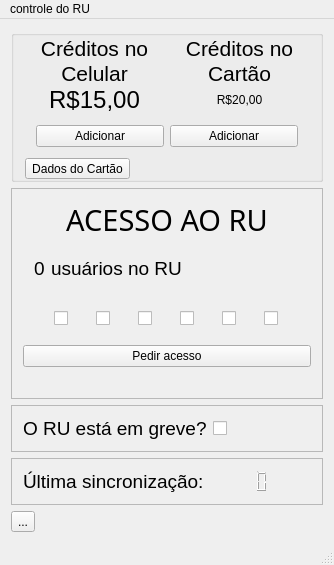
<?xml version="1.0" encoding="UTF-8"?>
<ui version="4.0">
 <class>SecondWindow</class>
 <widget class="QMainWindow" name="SecondWindow">
  <property name="geometry">
   <rect>
    <x>0</x>
    <y>0</y>
    <width>334</width>
    <height>564</height>
   </rect>
  </property>
  <property name="windowTitle">
   <string>MainWindow</string>
  </property>
  <widget class="QWidget" name="centralwidget">
   <layout class="QVBoxLayout" name="verticalLayout">
    <item>
     <widget class="QGroupBox" name="groupBox_2">
      <property name="sizePolicy">
       <sizepolicy hsizetype="Preferred" vsizetype="Minimum">
        <horstretch>0</horstretch>
        <verstretch>0</verstretch>
       </sizepolicy>
      </property>
      <property name="palette">
       <palette>
        <active>
         <colorrole role="WindowText">
          <brush brushstyle="SolidPattern">
           <color alpha="255">
            <red>0</red>
            <green>0</green>
            <blue>0</blue>
           </color>
          </brush>
         </colorrole>
         <colorrole role="Midlight">
          <brush brushstyle="SolidPattern">
           <color alpha="255">
            <red>240</red>
            <green>240</green>
            <blue>240</blue>
           </color>
          </brush>
         </colorrole>
         <colorrole role="Dark">
          <brush brushstyle="SolidPattern">
           <color alpha="255">
            <red>240</red>
            <green>240</green>
            <blue>240</blue>
           </color>
          </brush>
         </colorrole>
         <colorrole role="Mid">
          <brush brushstyle="SolidPattern">
           <color alpha="255">
            <red>240</red>
            <green>240</green>
            <blue>240</blue>
           </color>
          </brush>
         </colorrole>
         <colorrole role="Text">
          <brush brushstyle="SolidPattern">
           <color alpha="255">
            <red>0</red>
            <green>0</green>
            <blue>0</blue>
           </color>
          </brush>
         </colorrole>
         <colorrole role="ButtonText">
          <brush brushstyle="SolidPattern">
           <color alpha="255">
            <red>0</red>
            <green>0</green>
            <blue>0</blue>
           </color>
          </brush>
         </colorrole>
         <colorrole role="Shadow">
          <brush brushstyle="SolidPattern">
           <color alpha="255">
            <red>240</red>
            <green>240</green>
            <blue>240</blue>
           </color>
          </brush>
         </colorrole>
        </active>
        <inactive>
         <colorrole role="WindowText">
          <brush brushstyle="SolidPattern">
           <color alpha="255">
            <red>0</red>
            <green>0</green>
            <blue>0</blue>
           </color>
          </brush>
         </colorrole>
         <colorrole role="Midlight">
          <brush brushstyle="SolidPattern">
           <color alpha="255">
            <red>240</red>
            <green>240</green>
            <blue>240</blue>
           </color>
          </brush>
         </colorrole>
         <colorrole role="Dark">
          <brush brushstyle="SolidPattern">
           <color alpha="255">
            <red>240</red>
            <green>240</green>
            <blue>240</blue>
           </color>
          </brush>
         </colorrole>
         <colorrole role="Mid">
          <brush brushstyle="SolidPattern">
           <color alpha="255">
            <red>240</red>
            <green>240</green>
            <blue>240</blue>
           </color>
          </brush>
         </colorrole>
         <colorrole role="Text">
          <brush brushstyle="SolidPattern">
           <color alpha="255">
            <red>0</red>
            <green>0</green>
            <blue>0</blue>
           </color>
          </brush>
         </colorrole>
         <colorrole role="ButtonText">
          <brush brushstyle="SolidPattern">
           <color alpha="255">
            <red>0</red>
            <green>0</green>
            <blue>0</blue>
           </color>
          </brush>
         </colorrole>
         <colorrole role="Shadow">
          <brush brushstyle="SolidPattern">
           <color alpha="255">
            <red>240</red>
            <green>240</green>
            <blue>240</blue>
           </color>
          </brush>
         </colorrole>
        </inactive>
        <disabled>
         <colorrole role="WindowText">
          <brush brushstyle="SolidPattern">
           <color alpha="255">
            <red>240</red>
            <green>240</green>
            <blue>240</blue>
           </color>
          </brush>
         </colorrole>
         <colorrole role="Midlight">
          <brush brushstyle="SolidPattern">
           <color alpha="255">
            <red>240</red>
            <green>240</green>
            <blue>240</blue>
           </color>
          </brush>
         </colorrole>
         <colorrole role="Dark">
          <brush brushstyle="SolidPattern">
           <color alpha="255">
            <red>240</red>
            <green>240</green>
            <blue>240</blue>
           </color>
          </brush>
         </colorrole>
         <colorrole role="Mid">
          <brush brushstyle="SolidPattern">
           <color alpha="255">
            <red>240</red>
            <green>240</green>
            <blue>240</blue>
           </color>
          </brush>
         </colorrole>
         <colorrole role="Text">
          <brush brushstyle="SolidPattern">
           <color alpha="255">
            <red>240</red>
            <green>240</green>
            <blue>240</blue>
           </color>
          </brush>
         </colorrole>
         <colorrole role="ButtonText">
          <brush brushstyle="SolidPattern">
           <color alpha="255">
            <red>240</red>
            <green>240</green>
            <blue>240</blue>
           </color>
          </brush>
         </colorrole>
         <colorrole role="Shadow">
          <brush brushstyle="SolidPattern">
           <color alpha="255">
            <red>240</red>
            <green>240</green>
            <blue>240</blue>
           </color>
          </brush>
         </colorrole>
        </disabled>
       </palette>
      </property>
      <property name="title">
       <string/>
      </property>
      <layout class="QVBoxLayout" name="verticalLayout_2">
       <property name="spacing">
        <number>0</number>
       </property>
       <property name="topMargin">
        <number>0</number>
       </property>
       <property name="bottomMargin">
        <number>0</number>
       </property>
       <item>
        <widget class="QWidget" name="widget_2" native="true">
         <property name="sizePolicy">
          <sizepolicy hsizetype="Preferred" vsizetype="Minimum">
           <horstretch>0</horstretch>
           <verstretch>0</verstretch>
          </sizepolicy>
         </property>
         <layout class="QHBoxLayout" name="horizontalLayout_6">
          <property name="leftMargin">
           <number>0</number>
          </property>
          <property name="topMargin">
           <number>0</number>
          </property>
          <property name="rightMargin">
           <number>0</number>
          </property>
          <property name="bottomMargin">
           <number>0</number>
          </property>
          <item>
           <widget class="QLabel" name="label_2">
            <property name="font">
             <font>
              <pointsize>16</pointsize>
             </font>
            </property>
            <property name="text">
             <string>Créditos no</string>
            </property>
            <property name="alignment">
             <set>Qt::AlignCenter</set>
            </property>
           </widget>
          </item>
          <item>
           <widget class="QLabel" name="label">
            <property name="font">
             <font>
              <pointsize>16</pointsize>
             </font>
            </property>
            <property name="text">
             <string>Créditos no</string>
            </property>
            <property name="alignment">
             <set>Qt::AlignCenter</set>
            </property>
            <property name="wordWrap">
             <bool>false</bool>
            </property>
           </widget>
          </item>
         </layout>
        </widget>
       </item>
       <item>
        <widget class="QWidget" name="widget_3" native="true">
         <layout class="QHBoxLayout" name="horizontalLayout">
          <property name="leftMargin">
           <number>0</number>
          </property>
          <property name="topMargin">
           <number>0</number>
          </property>
          <property name="rightMargin">
           <number>0</number>
          </property>
          <property name="bottomMargin">
           <number>0</number>
          </property>
          <item>
           <widget class="QLabel" name="label_3">
            <property name="sizePolicy">
             <sizepolicy hsizetype="Preferred" vsizetype="Minimum">
              <horstretch>0</horstretch>
              <verstretch>0</verstretch>
             </sizepolicy>
            </property>
            <property name="font">
             <font>
              <pointsize>16</pointsize>
             </font>
            </property>
            <property name="text">
             <string>Celular</string>
            </property>
            <property name="alignment">
             <set>Qt::AlignCenter</set>
            </property>
           </widget>
          </item>
          <item>
           <widget class="QLabel" name="label_4">
            <property name="font">
             <font>
              <pointsize>16</pointsize>
             </font>
            </property>
            <property name="text">
             <string>Cartão</string>
            </property>
            <property name="alignment">
             <set>Qt::AlignCenter</set>
            </property>
           </widget>
          </item>
         </layout>
        </widget>
       </item>
       <item>
        <widget class="QWidget" name="widget_4" native="true">
         <layout class="QHBoxLayout" name="horizontalLayout_2">
          <property name="leftMargin">
           <number>0</number>
          </property>
          <property name="topMargin">
           <number>0</number>
          </property>
          <property name="rightMargin">
           <number>0</number>
          </property>
          <property name="bottomMargin">
           <number>0</number>
          </property>
          <item>
           <widget class="QLabel" name="labelCreditsMobile">
            <property name="font">
             <font>
              <family>MS Shell Dlg 2</family>
              <pointsize>18</pointsize>
              <weight>50</weight>
              <italic>false</italic>
              <bold>false</bold>
             </font>
            </property>
            <property name="styleSheet">
             <string notr="true">font: 18pt &quot;MS Shell Dlg 2&quot;;</string>
            </property>
            <property name="text">
             <string>R$15,00</string>
            </property>
            <property name="alignment">
             <set>Qt::AlignCenter</set>
            </property>
           </widget>
          </item>
          <item>
           <widget class="QLabel" name="labelCreditsCard">
            <property name="styleSheet">
             <string notr="true">font: 18pt &quot;MS Shell Dlg 2&quot;;</string>
            </property>
            <property name="text">
             <string>R$20,00</string>
            </property>
            <property name="alignment">
             <set>Qt::AlignCenter</set>
            </property>
           </widget>
          </item>
         </layout>
        </widget>
       </item>
       <item>
        <widget class="QWidget" name="widget_5" native="true">
         <layout class="QHBoxLayout" name="horizontalLayout_3">
          <item>
           <widget class="QPushButton" name="pushButton">
            <property name="text">
             <string>Adicionar</string>
            </property>
           </widget>
          </item>
          <item>
           <widget class="QPushButton" name="pushButton_2">
            <property name="text">
             <string>Adicionar</string>
            </property>
           </widget>
          </item>
         </layout>
        </widget>
       </item>
       <item>
        <widget class="QToolButton" name="toolButton">
         <property name="text">
          <string>Dados do Cartão</string>
         </property>
        </widget>
       </item>
      </layout>
     </widget>
    </item>
    <item>
     <spacer name="verticalSpacer_2">
      <property name="orientation">
       <enum>Qt::Vertical</enum>
      </property>
      <property name="sizeHint" stdset="0">
       <size>
        <width>20</width>
        <height>40</height>
       </size>
      </property>
     </spacer>
    </item>
    <item>
     <widget class="QFrame" name="frame">
      <property name="sizePolicy">
       <sizepolicy hsizetype="Preferred" vsizetype="Expanding">
        <horstretch>0</horstretch>
        <verstretch>0</verstretch>
       </sizepolicy>
      </property>
      <property name="frameShape">
       <enum>QFrame::StyledPanel</enum>
      </property>
      <property name="frameShadow">
       <enum>QFrame::Raised</enum>
      </property>
      <layout class="QVBoxLayout" name="verticalLayout_4">
       <item>
        <widget class="QLabel" name="label_7">
         <property name="sizePolicy">
          <sizepolicy hsizetype="Preferred" vsizetype="Minimum">
           <horstretch>0</horstretch>
           <verstretch>0</verstretch>
          </sizepolicy>
         </property>
         <property name="font">
          <font>
           <family>Javanese Text</family>
           <pointsize>22</pointsize>
          </font>
         </property>
         <property name="styleSheet">
          <string notr="true">font: 22pt &quot;Javanese Text&quot;;</string>
         </property>
         <property name="text">
          <string>ACESSO AO RU</string>
         </property>
         <property name="alignment">
          <set>Qt::AlignCenter</set>
         </property>
        </widget>
       </item>
       <item>
        <widget class="QWidget" name="widget" native="true">
         <layout class="QHBoxLayout" name="horizontalLayout_8">
          <item>
           <widget class="QLabel" name="labelRUUser">
            <property name="sizePolicy">
             <sizepolicy hsizetype="Minimum" vsizetype="Preferred">
              <horstretch>0</horstretch>
              <verstretch>0</verstretch>
             </sizepolicy>
            </property>
            <property name="font">
             <font>
              <pointsize>14</pointsize>
             </font>
            </property>
            <property name="text">
             <string>0</string>
            </property>
           </widget>
          </item>
          <item>
           <widget class="QLabel" name="label_5">
            <property name="font">
             <font>
              <pointsize>14</pointsize>
             </font>
            </property>
            <property name="text">
             <string>usuários no RU</string>
            </property>
           </widget>
          </item>
          <item>
           <spacer name="horizontalSpacer_10">
            <property name="orientation">
             <enum>Qt::Horizontal</enum>
            </property>
            <property name="sizeHint" stdset="0">
             <size>
              <width>40</width>
              <height>20</height>
             </size>
            </property>
           </spacer>
          </item>
         </layout>
        </widget>
       </item>
       <item>
        <widget class="QWidget" name="widget_9" native="true">
         <layout class="QHBoxLayout" name="horizontalLayout_7">
          <item>
           <spacer name="horizontalSpacer_3">
            <property name="orientation">
             <enum>Qt::Horizontal</enum>
            </property>
            <property name="sizeHint" stdset="0">
             <size>
              <width>40</width>
              <height>20</height>
             </size>
            </property>
           </spacer>
          </item>
          <item>
           <widget class="QCheckBox" name="LED5">
            <property name="sizePolicy">
             <sizepolicy hsizetype="Minimum" vsizetype="Fixed">
              <horstretch>0</horstretch>
              <verstretch>0</verstretch>
             </sizepolicy>
            </property>
            <property name="minimumSize">
             <size>
              <width>16</width>
              <height>16</height>
             </size>
            </property>
            <property name="sizeIncrement">
             <size>
              <width>5</width>
              <height>5</height>
             </size>
            </property>
            <property name="text">
             <string/>
            </property>
           </widget>
          </item>
          <item>
           <spacer name="horizontalSpacer_5">
            <property name="orientation">
             <enum>Qt::Horizontal</enum>
            </property>
            <property name="sizeHint" stdset="0">
             <size>
              <width>40</width>
              <height>20</height>
             </size>
            </property>
           </spacer>
          </item>
          <item>
           <widget class="QCheckBox" name="LED4">
            <property name="minimumSize">
             <size>
              <width>16</width>
              <height>16</height>
             </size>
            </property>
            <property name="text">
             <string/>
            </property>
           </widget>
          </item>
          <item>
           <spacer name="horizontalSpacer_6">
            <property name="orientation">
             <enum>Qt::Horizontal</enum>
            </property>
            <property name="sizeHint" stdset="0">
             <size>
              <width>40</width>
              <height>20</height>
             </size>
            </property>
           </spacer>
          </item>
          <item>
           <widget class="QCheckBox" name="LED3">
            <property name="sizePolicy">
             <sizepolicy hsizetype="Minimum" vsizetype="Fixed">
              <horstretch>0</horstretch>
              <verstretch>0</verstretch>
             </sizepolicy>
            </property>
            <property name="minimumSize">
             <size>
              <width>16</width>
              <height>16</height>
             </size>
            </property>
            <property name="text">
             <string/>
            </property>
           </widget>
          </item>
          <item>
           <spacer name="horizontalSpacer_7">
            <property name="orientation">
             <enum>Qt::Horizontal</enum>
            </property>
            <property name="sizeHint" stdset="0">
             <size>
              <width>40</width>
              <height>20</height>
             </size>
            </property>
           </spacer>
          </item>
          <item>
           <widget class="QCheckBox" name="LED2">
            <property name="minimumSize">
             <size>
              <width>16</width>
              <height>16</height>
             </size>
            </property>
            <property name="text">
             <string/>
            </property>
           </widget>
          </item>
          <item>
           <spacer name="horizontalSpacer_8">
            <property name="orientation">
             <enum>Qt::Horizontal</enum>
            </property>
            <property name="sizeHint" stdset="0">
             <size>
              <width>40</width>
              <height>20</height>
             </size>
            </property>
           </spacer>
          </item>
          <item>
           <widget class="QCheckBox" name="LED1">
            <property name="minimumSize">
             <size>
              <width>16</width>
              <height>16</height>
             </size>
            </property>
            <property name="text">
             <string/>
            </property>
           </widget>
          </item>
          <item>
           <spacer name="horizontalSpacer_9">
            <property name="orientation">
             <enum>Qt::Horizontal</enum>
            </property>
            <property name="sizeHint" stdset="0">
             <size>
              <width>40</width>
              <height>20</height>
             </size>
            </property>
           </spacer>
          </item>
          <item>
           <widget class="QCheckBox" name="LED0">
            <property name="minimumSize">
             <size>
              <width>16</width>
              <height>16</height>
             </size>
            </property>
            <property name="text">
             <string/>
            </property>
           </widget>
          </item>
          <item>
           <spacer name="horizontalSpacer_4">
            <property name="orientation">
             <enum>Qt::Horizontal</enum>
            </property>
            <property name="sizeHint" stdset="0">
             <size>
              <width>40</width>
              <height>20</height>
             </size>
            </property>
           </spacer>
          </item>
         </layout>
        </widget>
       </item>
       <item>
        <widget class="QPushButton" name="pushButton_3">
         <property name="text">
          <string>Pedir acesso</string>
         </property>
        </widget>
       </item>
       <item>
        <widget class="QLabel" name="warningLabelRU">
         <property name="text">
          <string/>
         </property>
        </widget>
       </item>
      </layout>
      <zorder>widget_9</zorder>
      <zorder>pushButton_3</zorder>
      <zorder>label_7</zorder>
      <zorder>warningLabelRU</zorder>
      <zorder>widget</zorder>
     </widget>
    </item>
    <item>
     <spacer name="verticalSpacer">
      <property name="orientation">
       <enum>Qt::Vertical</enum>
      </property>
      <property name="sizeHint" stdset="0">
       <size>
        <width>20</width>
        <height>40</height>
       </size>
      </property>
     </spacer>
    </item>
    <item>
     <widget class="QFrame" name="frame_2">
      <property name="frameShape">
       <enum>QFrame::StyledPanel</enum>
      </property>
      <property name="frameShadow">
       <enum>QFrame::Raised</enum>
      </property>
      <layout class="QHBoxLayout" name="horizontalLayout_4">
       <item>
        <widget class="QLabel" name="label_8">
         <property name="font">
          <font>
           <pointsize>14</pointsize>
          </font>
         </property>
         <property name="text">
          <string>O RU está em greve?</string>
         </property>
         <property name="alignment">
          <set>Qt::AlignLeading|Qt::AlignLeft|Qt::AlignVCenter</set>
         </property>
        </widget>
       </item>
       <item>
        <widget class="QCheckBox" name="checkBox">
         <property name="text">
          <string/>
         </property>
         <property name="checkable">
          <bool>false</bool>
         </property>
        </widget>
       </item>
       <item>
        <spacer name="horizontalSpacer_2">
         <property name="orientation">
          <enum>Qt::Horizontal</enum>
         </property>
         <property name="sizeHint" stdset="0">
          <size>
           <width>40</width>
           <height>20</height>
          </size>
         </property>
        </spacer>
       </item>
      </layout>
     </widget>
    </item>
    <item>
     <widget class="QFrame" name="frame_3">
      <property name="frameShape">
       <enum>QFrame::StyledPanel</enum>
      </property>
      <property name="frameShadow">
       <enum>QFrame::Raised</enum>
      </property>
      <layout class="QHBoxLayout" name="horizontalLayout_5">
       <item>
        <widget class="QLabel" name="label_9">
         <property name="font">
          <font>
           <pointsize>14</pointsize>
          </font>
         </property>
         <property name="text">
          <string>Última sincronização:</string>
         </property>
        </widget>
       </item>
       <item>
        <widget class="QLCDNumber" name="lcdNumber">
         <property name="sizePolicy">
          <sizepolicy hsizetype="MinimumExpanding" vsizetype="MinimumExpanding">
           <horstretch>0</horstretch>
           <verstretch>0</verstretch>
          </sizepolicy>
         </property>
         <property name="font">
          <font>
           <pointsize>14</pointsize>
          </font>
         </property>
         <property name="frameShape">
          <enum>QFrame::NoFrame</enum>
         </property>
         <property name="lineWidth">
          <number>0</number>
         </property>
        </widget>
       </item>
       <item>
        <spacer name="horizontalSpacer">
         <property name="orientation">
          <enum>Qt::Horizontal</enum>
         </property>
         <property name="sizeHint" stdset="0">
          <size>
           <width>40</width>
           <height>20</height>
          </size>
         </property>
        </spacer>
       </item>
      </layout>
     </widget>
    </item>
    <item>
     <widget class="QToolButton" name="toolButton_2">
      <property name="text">
       <string>...</string>
      </property>
     </widget>
    </item>
   </layout>
  </widget>
  <widget class="QMenuBar" name="menubar">
   <property name="geometry">
    <rect>
     <x>0</x>
     <y>0</y>
     <width>334</width>
     <height>21</height>
    </rect>
   </property>
   <widget class="QMenu" name="menucontrole_do_RU">
    <property name="title">
     <string>controle do RU</string>
    </property>
   </widget>
   <addaction name="menucontrole_do_RU"/>
  </widget>
  <widget class="QStatusBar" name="statusbar"/>
 </widget>
 <layoutdefault spacing="6" margin="11"/>
 <resources/>
 <connections/>
</ui>
